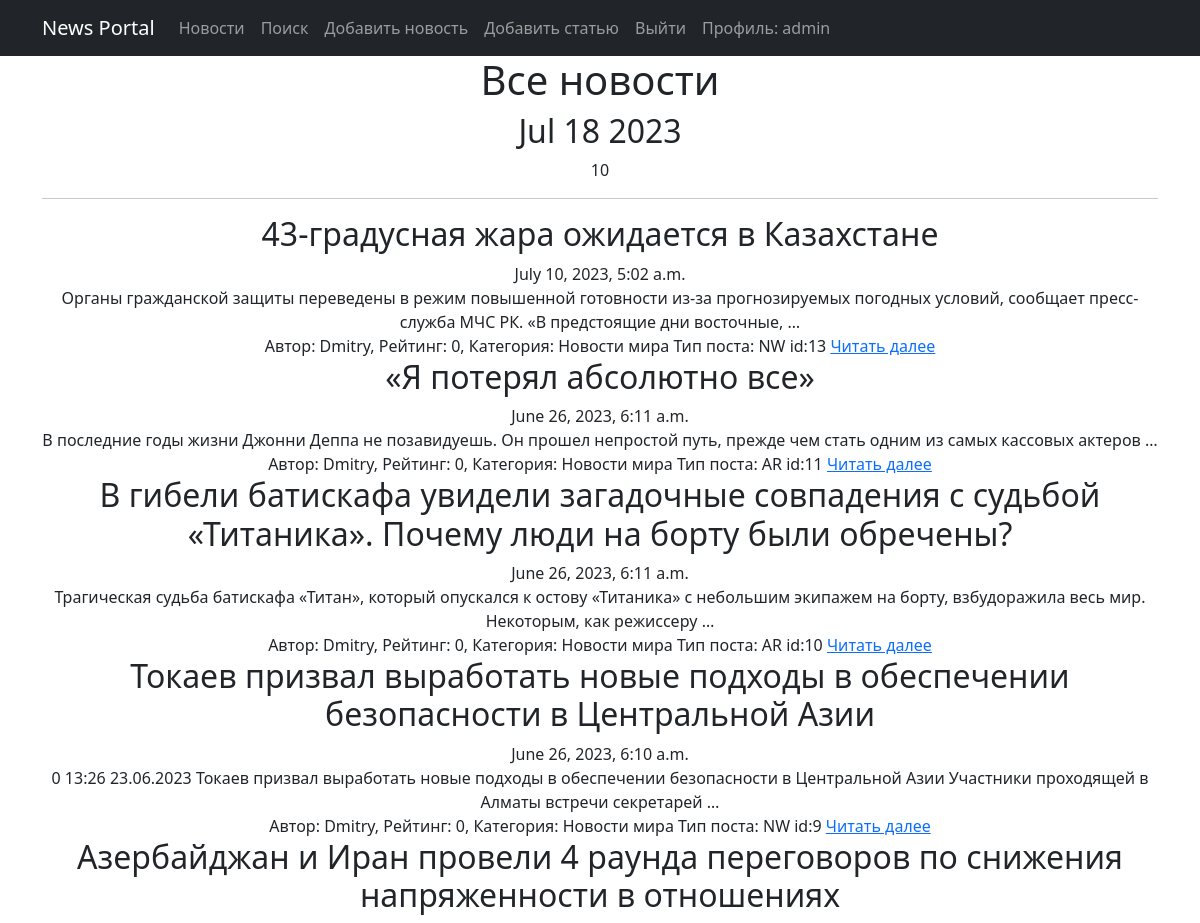
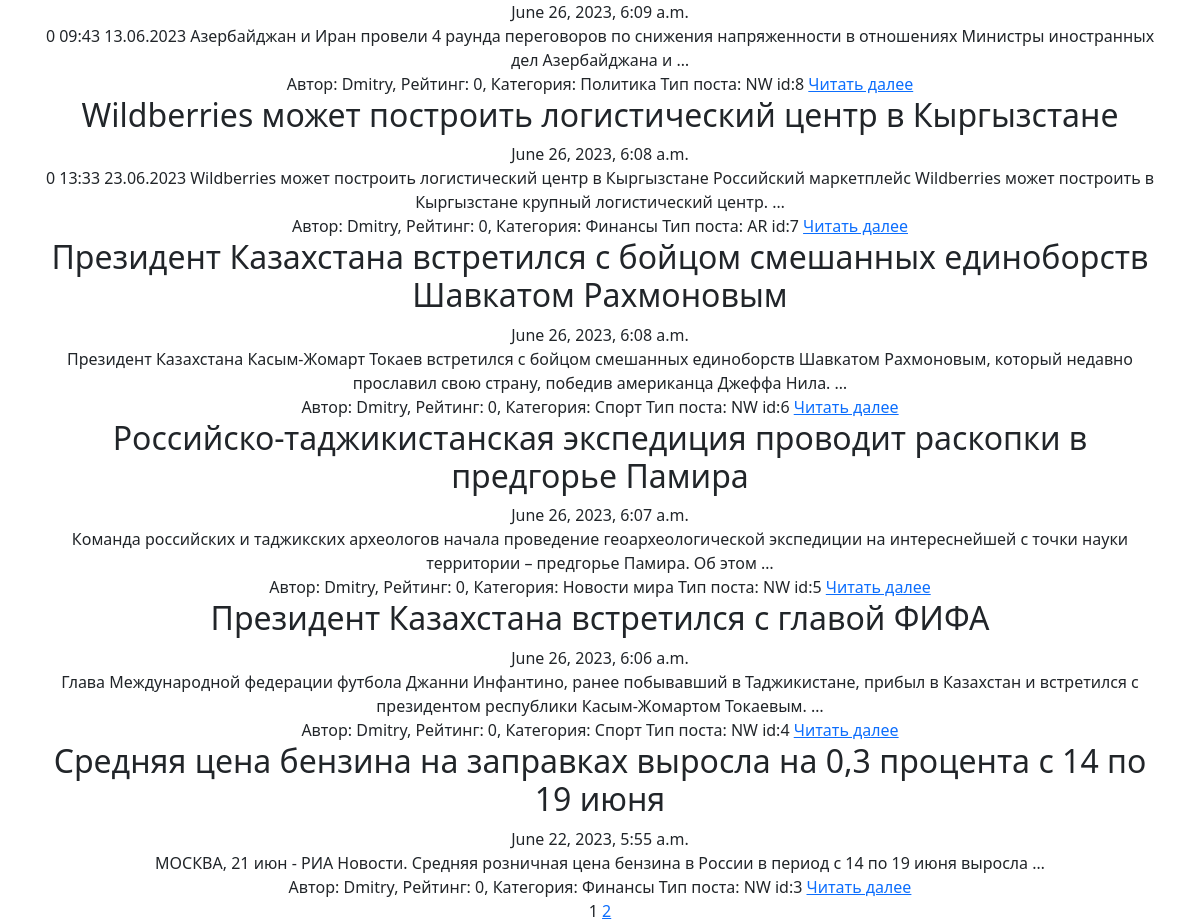
The page /posts/ (signed in) on the database its author committed (2 pictures, top to bottom).
### news/models.py (models this page shows, shortened)
class Post(models.Model):
    article = 'AR'
    news = 'NW'
    POST_TYPE = [
        (article, 'Статья'),
        (news, 'Новости')
    ]
    author = models.ForeignKey(Author, on_delete=models.CASCADE)
    postType = models.CharField(max_length=2, choices=POST_TYPE, default=article)
    timeDateCreation = models.DateTimeField(auto_now_add=True)
    postCategory = models.ManyToManyField(Category, through="PostCategory")
    title = models.CharField(max_length=255)
    text = models.TextField()
    postRating = models.IntegerField(default=0)

class Author(models.Model):
    user = models.OneToOneField(User, on_delete=models.CASCADE, null=True)
    authorRating = models.IntegerField(default=0)
    def __str__(self):
        return f'{self.user}'

class PostCategory(models.Model):
    post = models.ForeignKey(Post, on_delete=models.CASCADE)
    category = models.ForeignKey(Category, on_delete=models.CASCADE)

class Category(models.Model):
    categoryName = models.CharField(max_length=64, unique=True)
    def __str__(self):
        return f'{self.categoryName}'

### news/views.py (the view)
# urls.py: path('', PostList.as_view(), name = 'posts'),
class PostList(ListView):
    model = Post
    ordering = '-timeDateCreation'
    template_name = 'post.html'
    context_object_name = 'posts_link'
    paginate_by = 10
    def get_context_data(self, **kwargs):
        context = super().get_context_data(**kwargs)
        context['is_not_authors'] = not self.request.user.groups.filter(name='authors').exists()
        context['is_authors'] = self.request.user.groups.filter(name='authors').exists()
        return context

### news/templatetags/custom_filters.py (called while the page is built)
@register.filter(name = 'censor')
def censor(value):
    censor_list = ['редиска']
    text = value.split()
    for word in text:
        if word.lower() in censor_list:
            count = len(word) - 1
            value = value.replace(word, word[0] + '*' * count)
    return(value)

### news/templatetags/custom_tags.py (called while the page is built)
@register.simple_tag()
def current_time(format_string='%b %d %Y'):
  return datetime.utcnow().strftime(format_string)

### templates/post.html (shortened to what this page needs)
{% extends 'flatpages/default.html' %}
{% load custom_filters %}
{% load custom_tags %}
{% block content %}
    <h1>Все новости</h1>
    <h2>{% current_time '%b %d %Y' %}</h2>
    <div>{{posts_link | length}}</div>
    <hr>
    {% if posts_link %}
        {% for post in posts_link %}
            <h2>{{ post.title }}</h2>
            <div>
                {{ post.timeDateCreation }}
            </div>
            <div>
                {{ post.text|truncatewords:20|censor}}
            </div>
            <div>
                Автор: {{ post.author }}, Рейтинг: {{ post.postRating }}, Категория:
                {% for cat in post.postcategory_set.all %}
                    {{ cat.category }}
                {% endfor %} Тип поста: {{ post.postType }} id:{{post.pk}}
                <a href="{{ post.pk }}">Читать далее</a>
            </div>
        {% endfor %}
    {% else %}
        <h2>Новостей нет!</h2>
    {% endif %}
    {{ page_obj.number }}
    {% if page_obj.has_next %}
        <a href="?page={{ page_obj.next_page_number }}">{{ page_obj.next_page_number }}</a>
    {% endif %}
{% endblock content %}

### templates/flatpages/default.html (shortened to what this page needs)
<!DOCTYPE html>
<html lang="en">
    <head>
        {% load static %}
        <link href="{% static 'css/styles.css' %}" rel="stylesheet" />
    </head>
    <body>
        <nav class="navbar navbar-expand-lg navbar-dark bg-dark">
            <div class="container">
                <a class="navbar-brand" href="#">News Portal</a>
                <div class="collapse navbar-collapse" id="navbarResponsive">
                    <ul class="navbar-nav ml-auto">
                        <li class="nav-item">
                            <a class="nav-link" href="{% url 'posts' %}">Новости</a>
                        </li>
                        <li class="nav-item">
                            <a class="nav-link" href = "{% url 'search' %}">Поиск</a>
                        </li>
                        {% if request.user.is_authenticated and is_authors %}
                        <li class="nav-item">
                            <a class="nav-link" href="{% url 'news_post_create' %}">Добавить новость</a>
                        </li>
                        <li class="nav-item">
                            <a class="nav-link" href="{% url 'article_post_create' %}">Добавить статью</a>
                        </li>
                        {% endif %}
                        {% if request.user.is_authenticated %}
                        <li class="nav-item">
                            <a class="nav-link" href="/accounts/logout/">Выйти</a>
                        </li>
                        <li class="nav-item">
                            <a class="nav-link" href="{% url 'profile' %}" >Профиль: {{request.user.username}}</a>
                        </li>
                        {% endif %}
                    </ul>
                </div>
            </div>
        </nav>
        <div class="container">
        <div class="row">
            <div class="col-lg-12 text-center">
                {% block content %}{% endblock content %}
            </div>
        </div>
        </div>
    </body>
</html>

### rows shown on the page
Post: title "43-градусная жара ожидается в Казахстане", timeDateCreation "July 10, 2023, 5:02 a.m.", text|censor "Органы гражданской защиты переведены в режим повышенной готовности из-за прогнозируемых погодных условий, сообщает пресс-служба МЧС РК. «В предстоящие дни восточные, …", author "Dmitry", postRating "0", postType "NW", pk "13"
PostCategory: category "Новости мира"
Post: title "«Я потерял абсолютно все»", timeDateCreation "June 26, 2023, 6:11 a.m.", text|censor "В последние годы жизни Джонни Деппа не позавидуешь. Он прошел непростой путь, прежде чем стать одним из самых кассовых актеров …", author "Dmitry", postRating "0", postType "AR", pk "11"
PostCategory: category "Новости мира"
Post: title "В гибели батискафа увидели загадочные совпадения с судьбой «Титаника». Почему люди на борту были обречены?", timeDateCreation "June 26, 2023, 6:11 a.m.", text|censor "Трагическая судьба батискафа «Титан», который опускался к остову «Титаника» с небольшим экипажем на борту, взбудоражила весь мир. Некоторым, как режиссеру …", author "Dmitry", postRating "0", postType "AR", pk "10"
PostCategory: category "Новости мира"
Post: title "Токаев призвал выработать новые подходы в обеспечении безопасности в Центральной Азии", timeDateCreation "June 26, 2023, 6:10 a.m.", text|censor "0 13:26 23.06.2023 Токаев призвал выработать новые подходы в обеспечении безопасности в Центральной Азии Участники проходящей в Алматы встречи секретарей …", author "Dmitry", postRating "0", postType "NW", pk "9"
PostCategory: category "Новости мира"
Post: title "Азербайджан и Иран провели 4 раунда переговоров по снижения напряженности в отношениях", timeDateCreation "June 26, 2023, 6:09 a.m.", text|censor "0 09:43 13.06.2023 Азербайджан и Иран провели 4 раунда переговоров по снижения напряженности в отношениях Министры иностранных дел Азербайджана и …", author "Dmitry", postRating "0", postType "NW", pk "8"
PostCategory: category "Политика"
Post: title "Wildberries может построить логистический центр в Кыргызстане", timeDateCreation "June 26, 2023, 6:08 a.m.", text|censor "0 13:33 23.06.2023 Wildberries может построить логистический центр в Кыргызстане Российский маркетплейс Wildberries может построить в Кыргызстане крупный логистический центр. …", author "Dmitry", postRating "0", postType "AR", pk "7"
PostCategory: category "Финансы"
Post: title "Президент Казахстана встретился с бойцом смешанных единоборств Шавкатом Рахмоновым", timeDateCreation "June 26, 2023, 6:08 a.m.", text|censor "Президент Казахстана Касым-Жомарт Токаев встретился с бойцом смешанных единоборств Шавкатом Рахмоновым, который недавно прославил свою страну, победив американца Джеффа Нила. …", author "Dmitry", postRating "0", postType "NW", pk "6"
PostCategory: category "Спорт"
Post: title "Российско-таджикистанская экспедиция проводит раскопки в предгорье Памира", timeDateCreation "June 26, 2023, 6:07 a.m.", text|censor "Команда российских и таджикских археологов начала проведение геоархеологической экспедиции на интереснейшей с точки науки территории – предгорье Памира. Об этом …", author "Dmitry", postRating "0", postType "NW", pk "5"
PostCategory: category "Новости мира"
Post: title "Президент Казахстана встретился с главой ФИФА", timeDateCreation "June 26, 2023, 6:06 a.m.", text|censor "Глава Международной федерации футбола Джанни Инфантино, ранее побывавший в Таджикистане, прибыл в Казахстан и встретился с президентом республики Касым-Жомартом Токаевым. …", author "Dmitry", postRating "0", postType "NW", pk "4"
PostCategory: category "Спорт"
Post: title "Средняя цена бензина на заправках выросла на 0,3 процента с 14 по 19 июня", timeDateCreation "June 22, 2023, 5:55 a.m.", text|censor "МОСКВА, 21 июн - РИА Новости. Средняя розничная цена бензина в России в период с 14 по 19 июня выросла …", author "Dmitry", postRating "0", postType "NW", pk "3"
PostCategory: category "Финансы"

### other values the page prints
{{ request.user.username }} "admin"
{{ posts_link | length }} "10"
{{ page_obj.number }} "1"
{{ page_obj.next_page_number }} "2"
